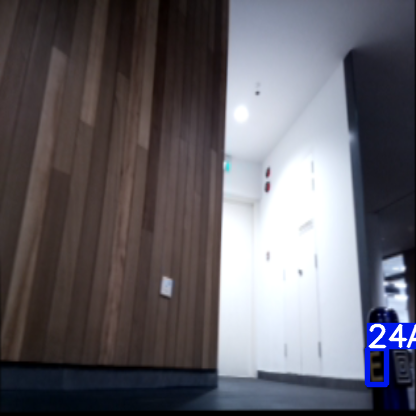
#> input picture ImageRecognition/capture_imgs/24AlphabetE.png, 416 x 416 px, found by its file name; its folder holds 4 pictures in this run
$ python showing_img.py
#> lines starting #> are read from the running program, lines starting #| are printed output that depends on the picture
import os
import cv2 as cv
import numpy as np

path = "C:/Users/zappe/Desktop/yolov5/capture_imgs"
imagepath_list = [image_path for image_path in os.listdir(path)]
counter = 0

for index, image_path in enumerate(imagepath_list):
    if index == 0: # 0-1, 2,3, 4,5
        img1 = cv.imread(path + "/" + image_path)
#> img1 is the input picture: shape (416, 416, 3); mean B, G, R 103.9, 97.4, 100.2
        img1 = cv.resize(img1,(220,220))
#> img1: shape (220, 220, 3)
        img2 = cv.imread(path + "/" + imagepath_list[index+1])
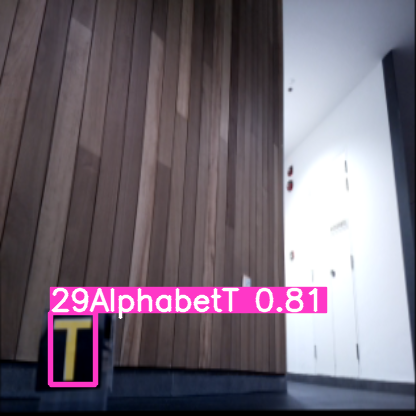
#> input picture ImageRecognition/capture_imgs/29AlphabetT.png, 416 x 416 px, found by its file name
#> img2 is the input picture: shape (416, 416, 3); mean B, G, R 117.1, 105.2, 116
        img2 = cv.resize(img2, (220,220))
#> img2: shape (220, 220, 3)

        Hori = np.concatenate((img1, img2), axis=1)
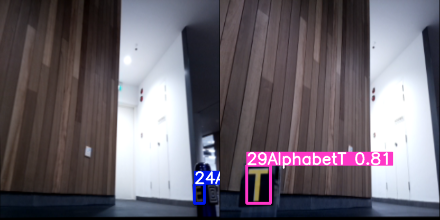
#> Hori: shape (220, 440, 3); mean B, G, R 110.4, 101.2, 108

        img3 = cv.imread(path + "/" + imagepath_list[index+2])
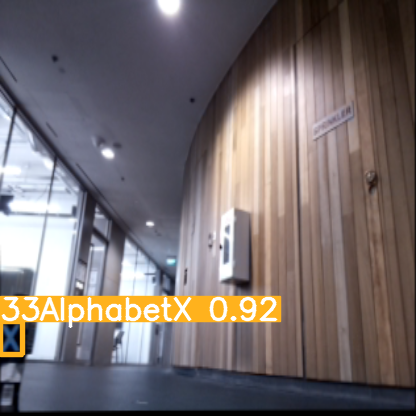
#> input picture ImageRecognition/capture_imgs/33AlphabetX.png, 416 x 416 px, found by its file name
#> img3 is the input picture: shape (416, 416, 3); mean B, G, R 110.7, 110.1, 119
        img3 = cv.resize(img3, (220,220))
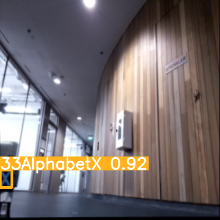
#> img3: shape (220, 220, 3); mean B, G, R 110.6, 110, 118.9
        Hori = np.concatenate((Hori, img3), axis=1)
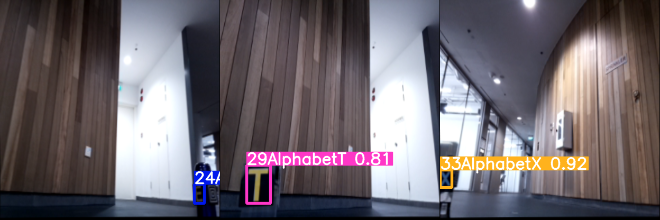
#> Hori: shape (220, 660, 3); mean B, G, R 110.5, 104.1, 111.6

        cv.imwrite(f"stack_{str(counter)}.png",Hori)
        counter += 1
    if index > 1 and index%3 == 0:
        if index+2 < len(imagepath_list):
            img1 = cv.imread(path + "/" + imagepath_list[index])
            img1 = cv.resize(img1, (220,220))

            img2 = cv.imread(path + "/" + imagepath_list[index+1])
            img2 = cv.resize(img2, (220,220))

            Hori = np.concatenate((img1, img2), axis=1) # len(imagepath_lsit) = 4 3+2 < 4
            img3 = cv.imread(path + "/" + imagepath_list[index+2])
            img3 = cv.resize(img3, (220,220))
            Hori = np.concatenate((Hori, img3), axis=1)
            cv.imwrite(f"stack_{str(counter)}.png",Hori)
        else:
            if index+1 <= len(imagepath_list):
                img = cv.imread(path + "/" + image_path)
                img = cv.resize(img, (660,220))
                cv.imwrite(f"stack_{str(counter)}.png", img)
            if index+2 <= len(imagepath_list):
                img1 = cv.imread(path + "/" + image_path)
                img1 = cv.resize(img, (220,220))

                img2 = cv.imread(path + "/" + imagepath_list[index+1])
                img2 = cv.resize(img2, (220,220))
                Hori = np.concatenate((img1, img2), axis=1)
                Hori = cv.resize(Hori, (660,220))
                cv.imwrite(f"stack_{str(counter)}.png",Hori)
        counter+=1

for index in range(counter):
    if index == 0:
        img1 = cv.imread(f"stack_{str(index)}.png")
        img2 = cv.imread(f"stack_{str(index+1)}.png")
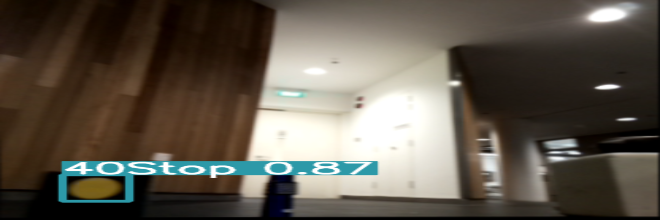
#> img2: shape (220, 660, 3); mean B, G, R 77, 88, 95.2
        vert = np.concatenate((img1, img2), axis=0)
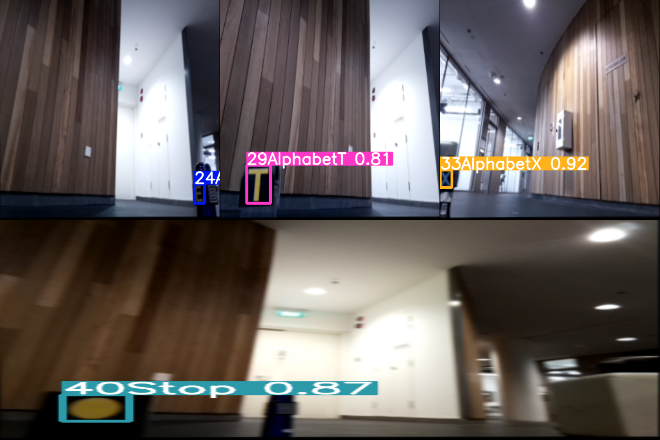
#> vert: shape (440, 660, 3); mean B, G, R 93.8, 96.1, 103.4
    if index > 1:
        img = cv.imread(f"stack_{str(index)}.png")
        vert = np.concatenate((vert, img), axis=0)

cv.imshow('HORIZONTAL', vert)
cv.waitKey(0)
cv.destroyAllWindows()
